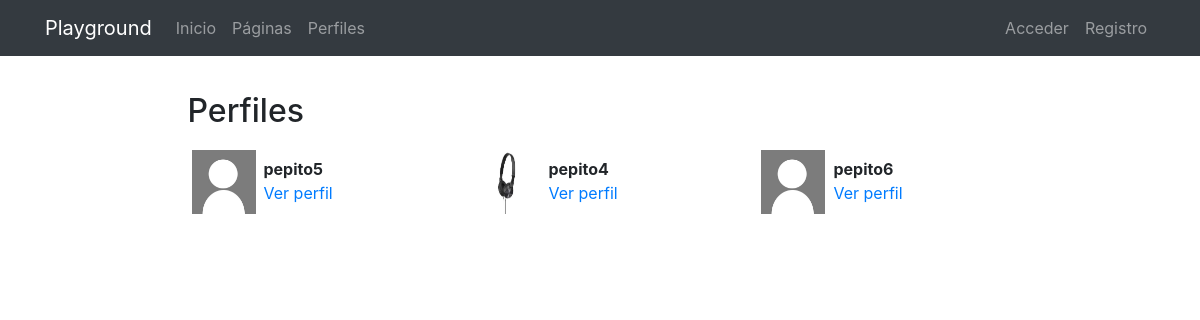
Page /profiles/ on the earlier database version.
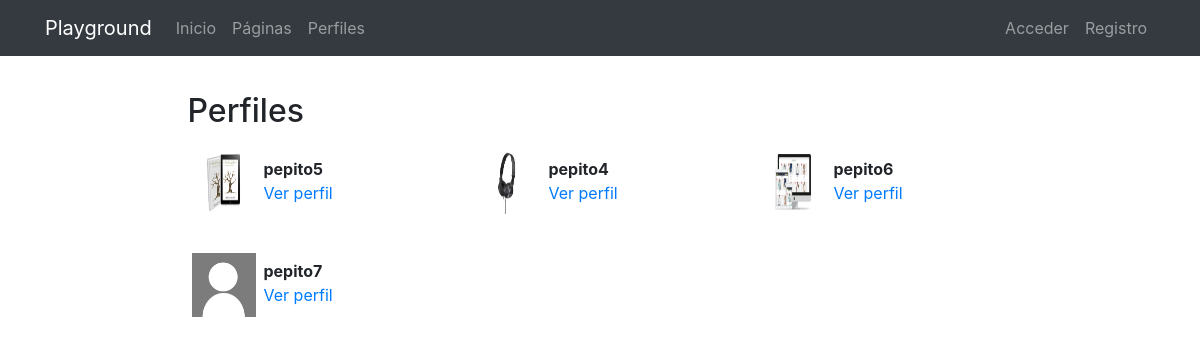
Same page on the later database version.
### registration/models.py (models this page shows)
class Profile(models.Model):
    user = models.OneToOneField(User, on_delete=models.CASCADE)
    avatar = models.ImageField(upload_to=custom_upload_to, null=True, blank=True)
    bio = models.TextField(null=True, blank=True)
    link = models.URLField(max_length=200, null=True, blank=True)

### profiles/views.py (the view)
# urls.py: path('', ProfileListView.as_view(), name='list'),
class ProfileListView(ListView):
    model = Profile
    template_name = 'profiles/profile_list.html'
    paginate_by = 6

### profiles/templates/profiles/profile_list.html (shortened to what this page needs)
{% extends 'core/base.html' %}
{% load static %}
{% block content %}
<main role="main">
  <div class="container">
    <div class="row mt-3">
      <div class="col-md-9 mx-auto mb-5">
        <h2>Perfiles</h2>
        <div class="row">
          {% for profile in profile_list %}
            <div class="col-md-4 mt-2 mb-3 ">
              <div class="row p-1">
                <div class="col-md-12">
                  {% if profile.avatar %}
                    <img src="{{profile.avatar.url}}" class="img-fluid profile-avatar">
                  {% else %}
                    <img src="{% static 'registration/img/no-avatar.jpg' %}" class="img-fluid profile-avatar">
                  {% endif %}
                  <p class="profile-data">
                    <b>{{profile.user|truncatechars:"16"}}</b><br>
                    <a href="{% url 'profiles:detail' profile.user %}">Ver perfil</a>
                  </p>
                </div>
              </div>
            </div>
          {% endfor %}
        </div>
      </div>
    </div>
  </div>
</main>
{% endblock %}

### core/templates/core/base.html (shortened to what this page needs)
<!DOCTYPE html>
<html lang="es">
  <head>
    {% load static %}
    <link href="{% static 'core/vendor/bootstrap/css/bootstrap.min.css' %}" rel="stylesheet">
    <link href="{% static 'core/vendor/font-awesome/css/font-awesome.min.css' %}" rel="stylesheet" type="text/css">
    <link href="{% static 'core/css/main.css' %}" rel="stylesheet">
  </head>
  <body>
    <body>
      <nav class="navbar navbar-expand-lg navbar-dark bg-dark">
        <div class="container">
          <a class="navbar-brand" href="{% url 'home' %}">Playground</a>
          <div class="collapse navbar-collapse" id="ned">
            <ul class="navbar-nav mr-auto">
              <li class="nav-item">
                <a class="nav-link" href="{% url 'home' %}">Inicio</a>
              </li>
              <li class="nav-item">
                <a class="nav-link" href="{% url 'pages:pages' %}">Páginas</a>
              </li>
               <li class="nav-item">
                <a class="nav-link" href="{% url 'profiles:list' %}">Perfiles</a>
              </li>
            </ul>
            <ul class="navbar-nav">
              {% if not request.user.is_authenticated %}
                <li class="nav-item">
                  <a class="nav-link" href="{% url 'login' %}">Acceder</a>
                </li>
                <li class="nav-item">
                  <a class="nav-link" href="{% url 'signup' %}">Registro</a>
                </li>
              {% endif %}
            </ul>
          </div>
        </div>
      </nav>
      {% block content %}{% endblock %}
  </body>
</html>

### core/static/core/css/main.css (style rules this page uses)
main { padding-top: 20px; }
:root { --jumbotron-padding-y: 3rem; }

### profiles/templates/profiles/profile_list.html (style rules this page uses)
.profile-avatar { float:left;width:4rem;height:4rem }
.profile-data { padding-left:4.5rem;padding-top:.4rem; }

Differences in the rows shown:
changed Profile "pepito5": avatar: picture added
changed Profile "pepito6": avatar: picture added
added Profile: user "pepito7"
